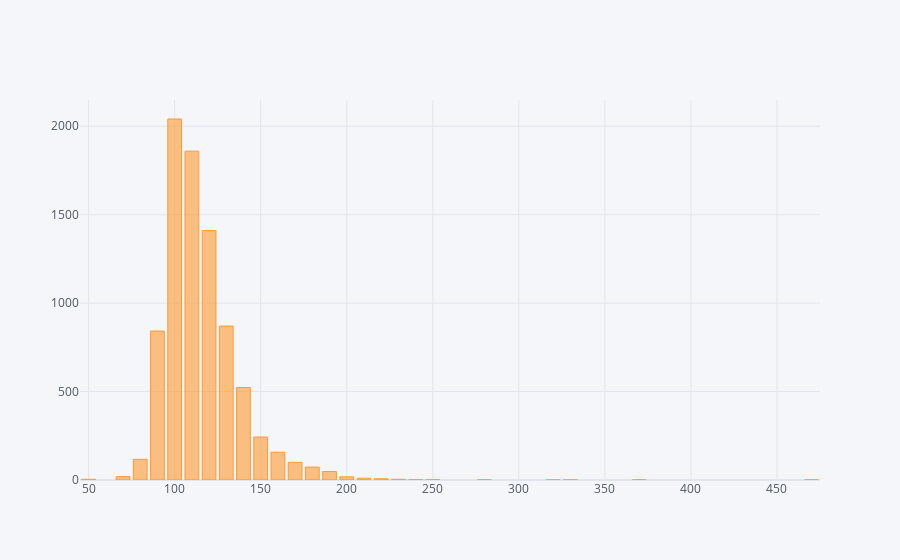

The code cell stored with this chart in its notebook:
### Code cell
runtimeRatingsDf.iplot(kind="bar", x="runtime_bin", y="total", asFigure=True)

### Figure 1 — Plotly figure (JSON) as saved in the notebook; plotly's stock layout.template omitted (floating-point values rounded to 4 significant figures)
{"data": [{"marker": {"color": "rgba(255, 153, 51, 0.6)", "line": {"color": "rgba(255, 153, 51, 1.0)", "width": 1}}, "name": "total", "orientation": "v", "text": "", "type": "bar", "x": [50, 70, 80, 90, 100, 110, 120, 130, 140, 150, 160, 170, 180, 190, 200, 210, 220, 230, 240, 250, 280, 320, 330, 370, 470], "y": [4, 19, 117, 842, 2041, 1859, 1410, 870, 523, 243, 157, 100, 73, 48, 18, 10, 7, 4, 2, 2, 1, 1, 1, 1, 1]}], "layout": {"legend": {"bgcolor": "#F5F6F9", "font": {"color": "#4D5663"}}, "paper_bgcolor": "#F5F6F9", "plot_bgcolor": "#F5F6F9", "title": {"font": {"color": "#4D5663"}}, "xaxis": {"gridcolor": "#E1E5ED", "showgrid": true, "tickfont": {"color": "#4D5663"}, "title": {"font": {"color": "#4D5663"}, "text": ""}, "zerolinecolor": "#E1E5ED"}, "yaxis": {"gridcolor": "#E1E5ED", "showgrid": true, "tickfont": {"color": "#4D5663"}, "title": {"font": {"color": "#4D5663"}, "text": ""}, "zerolinecolor": "#E1E5ED"}}}
